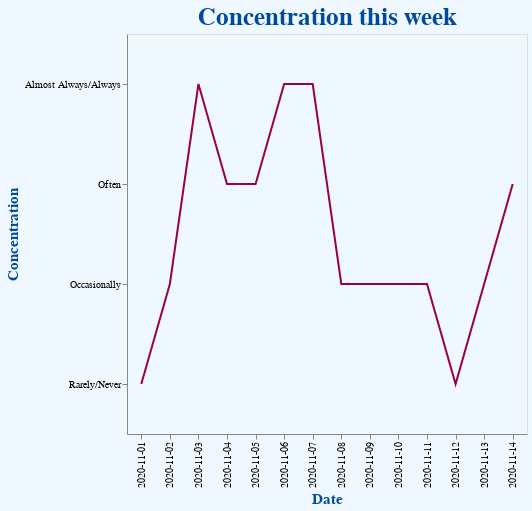

Here is the notebook cell this chart was saved with:
### Code cell
#From Philip

alt.Chart(conc_df,title="Concentration this week").mark_line(color=mark_col).encode(
    x=alt.X('short_date',title='Date'), #change the axis title
    y=alt.Y(field='conc_label',type='nominal',sort=alt.EncodingSortField(field='conc',order='descending'),title='Concentration'),
).properties(width=400,height=400).configure(background=background_col).configure_title(
    fontSize=25,color=title_col).configure_axis(
    titleFontSize=15,titleColor=title_col)

### Figure 1 — Vega-Lite specification as saved in the notebook (floating-point values rounded to 4 significant figures)
{"config": {"view": {"continuousWidth": 400, "continuousHeight": 300}, "axis": {"titleColor": "#004B99", "titleFontSize": 15}, "background": "aliceblue", "title": {"color": "#004B99", "fontSize": 25}}, "data": {"name": "data-95335eda205c7402f862c53c654fdefd"}, "mark": {"type": "line", "color": "#99004B"}, "encoding": {"x": {"type": "nominal", "field": "short_date", "title": "Date"}, "y": {"type": "nominal", "field": "conc_label", "sort": {"field": "conc", "order": "descending"}, "title": "Concentration"}}, "height": 400, "title": "Concentration this week", "width": 400, "$schema": "https://vega.github.io/schema/vega-lite/v4.8.1.json", "datasets": {"data-95335eda205c7402f862c53c654fdefd": [{"conc": 1, "conc_label": " Rarely/Never", "date": "2020-11-01T00:00:00", "short_date": "2020-11-01"}, {"conc": 2, "conc_label": " Occasionally", "date": "2020-11-02T00:00:00", "short_date": "2020-11-02"}, {"conc": 4, "conc_label": " Almost Always/Always", "date": "2020-11-03T00:00:00", "short_date": "2020-11-03"}, {"conc": 3, "conc_label": " Often", "date": "2020-11-04T00:00:00", "short_date": "2020-11-04"}, {"conc": 3, "conc_label": " Often", "date": "2020-11-05T00:00:00", "short_date": "2020-11-05"}, {"conc": 4, "conc_label": " Almost Always/Always", "date": "2020-11-06T00:00:00", "short_date": "2020-11-06"}, {"conc": 4, "conc_label": " Almost Always/Always", "date": "2020-11-07T00:00:00", "short_date": "2020-11-07"}, {"conc": 2, "conc_label": " Occasionally", "date": "2020-11-08T00:00:00", "short_date": "2020-11-08"}, {"conc": 2, "conc_label": " Occasionally", "date": "2020-11-09T00:00:00", "short_date": "2020-11-09"}, {"conc": 2, "conc_label": " Occasionally", "date": "2020-11-10T00:00:00", "short_date": "2020-11-10"}, {"conc": 2, "conc_label": " Occasionally", "date": "2020-11-11T00:00:00", "short_date": "2020-11-11"}, {"conc": 1, "conc_label": " Rarely/Never", "date": "2020-11-12T00:00:00", "short_date": "2020-11-12"}, {"conc": 2, "conc_label": " Occasionally", "date": "2020-11-13T00:00:00", "short_date": "2020-11-13"}, {"conc": 3, "conc_label": " Often", "date": "2020-11-14T00:00:00", "short_date": "2020-11-14"}]}}
